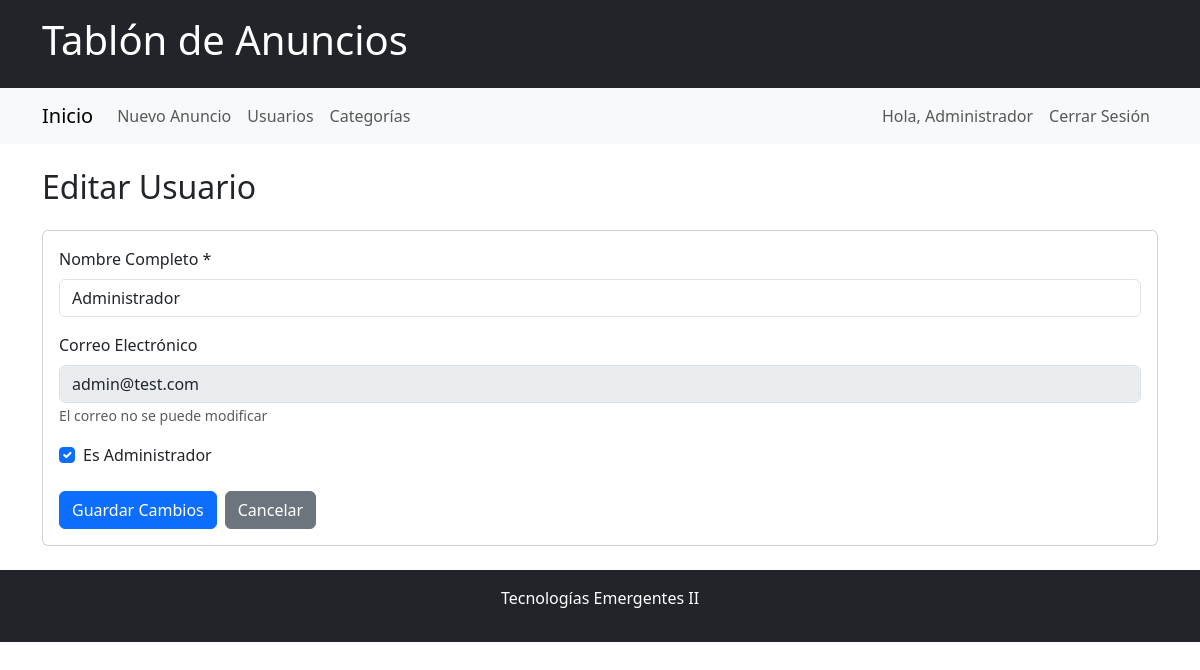
The app's page /usuarios/editar/2 (signed in) with its own data.
### app/models.py (models this page shows, shortened)
class Usuario(db.Model):
    __tablename__ = 'usuarios'
    id = db.Column(db.Integer, primary_key=True)
    nombre = db.Column(db.String(100), nullable=False)
    correo = db.Column(db.String(100), nullable=False, unique=True)
    contrasena_hash = db.Column(db.String(200), nullable=False)
    es_admin = db.Column(db.Boolean, default=False)
    anuncios = db.relationship('Anuncio', backref='autor', lazy=True, cascade='all, delete-orphan')
    @property
    def contrasena(self):
        raise AttributeError('contraseña no es un atributo legible')

### app/usuarios/routes.py (the view, shortened to what this page needs)
@usuarios_bp.route('/editar/<int:id>', methods=['GET', 'POST'])
def editar(id):
    if requiere_sesion():
        return redirect(url_for('auth.login'))
    usuario = Usuario.query.get_or_404(id)
    if usuario.id != session.get('usuario_id') and not es_administrador():
        flash(' No puedes modificar a otros usuarios')
        return redirect(url_for('anuncios.lista'))
    return render_template('usuarios/editar.html', usuario=usuario)

### app/usuarios/routes.py (called while the page is built)
def requiere_sesion():
    return not session.get('usuario_id')

### app/templates/usuarios/editar.html
{% extends "base.html" %}
{% block contenido %}
<h2 class="mb-4">Editar Usuario</h2>
<div class="card">
    <div class="card-body">
        <form method="POST">
            <div class="mb-3">
                <label for="nombre" class="form-label">Nombre Completo *</label>
                <input type="text" class="form-control" id="nombre" name="nombre"
                       value="{{ usuario.nombre }}" required>
            </div>
            <div class="mb-3">
                <label class="form-label">Correo Electrónico</label>
                <input type="email" class="form-control" value="{{ usuario.correo }}" disabled>
                <small class="text-muted">El correo no se puede modificar</small>
            </div>
            {% if session.es_admin %}
            <div class="mb-4">
                <div class="form-check">
                    <input type="checkbox" class="form-check-input" id="es_admin" name="es_admin"
                           {% if usuario.es_admin %}checked{% endif %}>
                    <label class="form-check-label" for="es_admin">
                        Es Administrador
                    </label>
                </div>
            </div>
            {% endif %}
            <div class="d-flex gap-2">
                <button type="submit" class="btn btn-primary">Guardar Cambios</button>
                <a href="{{ url_for('usuarios.lista') }}" class="btn btn-secondary">Cancelar</a>
            </div>
        </form>
    </div>
</div>
{% endblock %}

### app/templates/base.html (shortened to what this page needs)
<!DOCTYPE html>
<html lang="es">
<head>
    <link href="https://cdn.jsdelivr.net/npm/bootstrap@5.3.0/dist/css/bootstrap.min.css" rel="stylesheet">
</head>
<body>
    <header class="bg-dark text-white py-3">
        <div class="container">
            <h1>Tablón de Anuncios</h1>
        </div>
    </header>
    <nav class="navbar navbar-expand-lg navbar-light bg-light">
        <div class="container">
            <a class="navbar-brand" href="{{ url_for('anuncios.lista') }}">Inicio</a>
            <div class="collapse navbar-collapse">
                <ul class="navbar-nav me-auto">
                    {% if session.usuario_id %}
                    <li class="nav-item">
                        <a class="nav-link" href="{{ url_for('anuncios.crear') }}">Nuevo Anuncio</a>
                    </li>
                    <li class="nav-item">
                        <a class="nav-link" href="{{ url_for('usuarios.lista') }}">Usuarios</a>
                    </li>
                    <li class="nav-item">
                        <a class="nav-link" href="{{ url_for('categorias.lista') }}">Categorías</a>
                    </li>
                    {% endif %}
                </ul>
                <ul class="navbar-nav">
                    {% if session.usuario_id %}
                    <li class="nav-item"><span class="nav-link">Hola, {{ session.nombre }}</span></li>
                    <li class="nav-item">
                        <a class="nav-link" href="{{ url_for('auth.logout') }}">Cerrar Sesión</a>
                    </li>
                    {% endif %}
                </ul>
            </div>
        </div>
    </nav>
    <main class="container my-4">
        {% block contenido %}{% endblock %}
    </main>
    <footer class="bg-dark text-white text-center py-3">
        <p>Tecnologías Emergentes II</p>
    </footer>
</body>
</html>

### records on screen
Usuario: nombre "Administrador", correo "admin@test.com", es_admin "☑"
